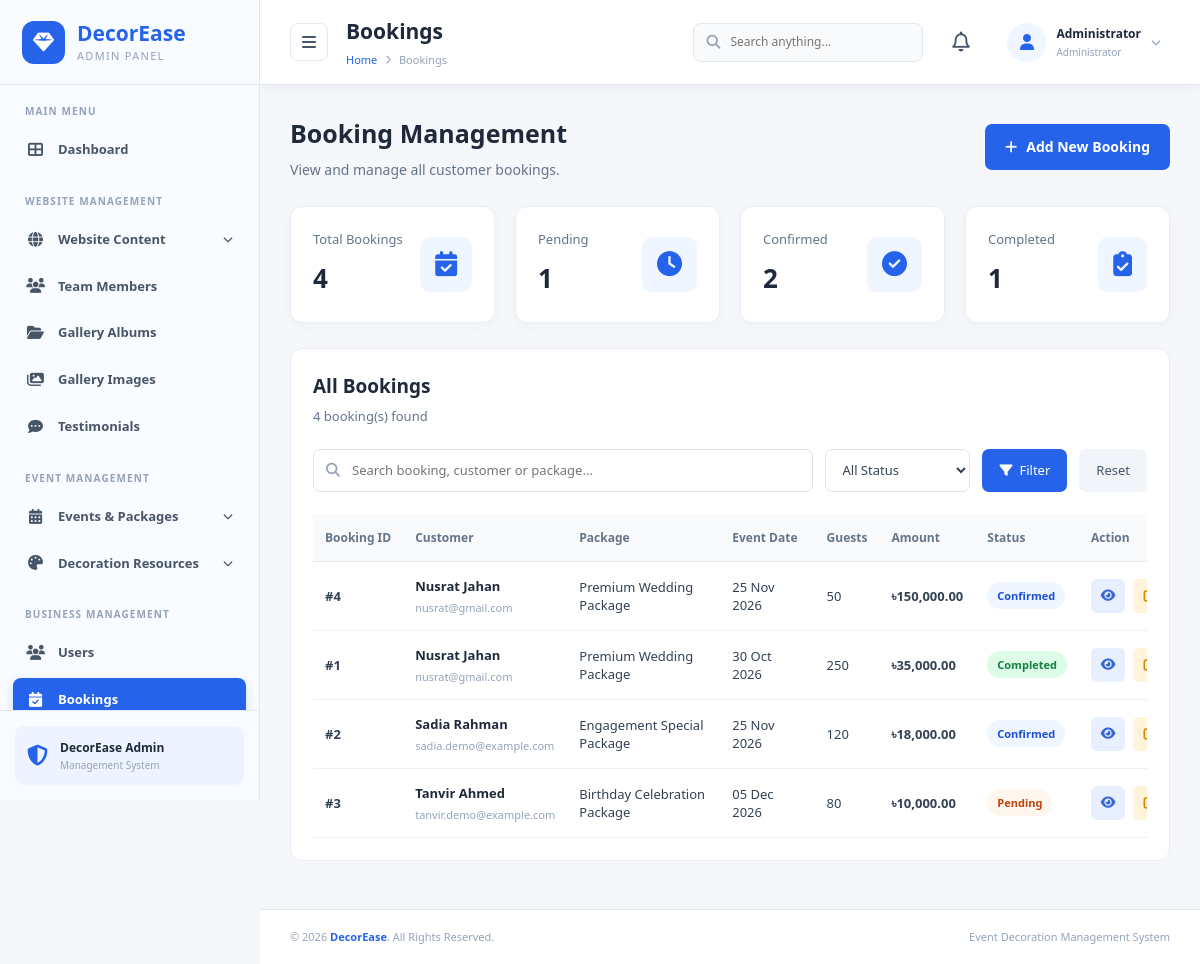
Page /admin/bookings.php on the committed database.
### tables this page shows
CREATE TABLE `bookings` (
  `booking_id` int(10) UNSIGNED NOT NULL,
  `customer_id` int(10) UNSIGNED NOT NULL,
  `package_id` int(10) UNSIGNED DEFAULT NULL,
  `venue_id` int(10) UNSIGNED DEFAULT NULL,
  `package_name_snapshot` varchar(200) NOT NULL,
  `package_price_snapshot` decimal(12,2) NOT NULL DEFAULT 0.00,
  `package_description_snapshot` text DEFAULT NULL,
  `event_date` date NOT NULL,
  `start_time` time NOT NULL,
  `end_time` time NOT NULL,
  `guest_count` int(10) UNSIGNED NOT NULL,
  `status` enum('pending','quoted','confirmed','in_progress','completed','cancelled') NOT NULL DEFAULT 'pending',
  `quoted_total` decimal(12,2) DEFAULT NULL,
  `event_location` text DEFAULT NULL,
  `special_request` text DEFAULT NULL,
  `created_at` timestamp NOT NULL DEFAULT current_timestamp(),
  `updated_at` timestamp NOT NULL DEFAULT current_timestamp() ON UPDATE current_timestamp()
);

CREATE TABLE `users` (
  `user_id` int(10) UNSIGNED NOT NULL,
  `full_name` varchar(150) NOT NULL,
  `email` varchar(191) NOT NULL,
  `password_hash` varchar(255) NOT NULL,
  `phone` varchar(30) DEFAULT NULL,
  `role` enum('admin','customer','employee') NOT NULL DEFAULT 'customer',
  `status` enum('active','inactive','suspended') NOT NULL DEFAULT 'active',
  `created_at` timestamp NOT NULL DEFAULT current_timestamp(),
  `updated_at` timestamp NOT NULL DEFAULT current_timestamp() ON UPDATE current_timestamp()
);

### admin/bookings.php (the view, shortened to what this page needs)
<?php
include_once '../db.php';
$search = trim($_GET['search'] ?? '');
$sql = "
    SELECT
        b.booking_id,
        b.package_name_snapshot,
        b.package_price_snapshot,
        b.event_date,
        b.start_time,
        b.guest_count,
        b.status,
        b.created_at,
        u.full_name AS customer_name,
        u.email AS customer_email,
        u.phone AS customer_phone
    FROM bookings b
    LEFT JOIN customers c
        ON b.customer_id = c.customer_id
    LEFT JOIN users u
        ON c.user_id = u.user_id
    WHERE 1=1
";
$sql .= " ORDER BY b.created_at DESC";
$stmt = $conn->prepare($sql);
$stmt->execute();
$result = $stmt->get_result();
$statusCounts = [];
$countResult = $conn->query("
    SELECT status, COUNT(*) AS total
    FROM bookings
    GROUP BY status
");
if ($countResult) {
    while ($row = $countResult->fetch_assoc()) {
        $statusCounts[$row['status']] = (int)$row['total'];
    }
}
function bookingStatusClass($status) {
    return match ($status) {
        'pending' => 'status-pending',
        'quoted' => 'status-quoted',
        'confirmed' => 'status-confirmed',
        'in_progress' => 'status-progress',
        'completed' => 'status-completed',
        'cancelled' => 'status-cancelled',
        default => 'status-default'
    };
}
function bookingStatusLabel($status) {
    return ucwords(str_replace('_', ' ', $status));
}
?>
<?php include_once 'includes/sidebar.php'; ?>
<head>
    <link rel="stylesheet"
          href="https://cdnjs.cloudflare.com/ajax/libs/font-awesome/6.5.2/css/all.min.css">
</head>
<div class="main-content">
    <?php include_once 'includes/header.php'; ?>
    <main class="dashboard-content">
        <div class="page-heading booking-heading">
            <div>
                <h2>Booking Management</h2>
                <p>View and manage all customer bookings.</p>
            </div>
            <a href="booking_form.php" class="booking-add-btn">
                <i class="fas fa-plus"></i>
                Add New Booking
            </a>
        </div>
        <div class="booking-summary">
            <div class="booking-summary-card">
                <div>
                    <span>Total Bookings</span>
                    <h3><?php echo array_sum($statusCounts); ?></h3>
                </div>
                <i class="fas fa-calendar-check"></i>
            </div>
            <div class="booking-summary-card">
                <div>
                    <span>Pending</span>
                    <h3><?php echo $statusCounts['pending'] ?? 0; ?></h3>
                </div>
                <i class="fas fa-clock"></i>
            </div>
            <div class="booking-summary-card">
                <div>
                    <span>Confirmed</span>
                    <h3><?php echo $statusCounts['confirmed'] ?? 0; ?></h3>
                </div>
                <i class="fas fa-check-circle"></i>
            </div>
            <div class="booking-summary-card">
                <div>
                    <span>Completed</span>
                    <h3><?php echo $statusCounts['completed'] ?? 0; ?></h3>
                </div>
                <i class="fas fa-clipboard-check"></i>
            </div>
        </div>
        <div class="booking-panel">
            <div class="booking-panel-header">
                <div>
                    <h3>All Bookings</h3>
                    <p>
                        <?php echo $result->num_rows; ?> booking(s) found
                    </p>
                </div>
            </div>
            <form method="GET" class="booking-filter-form">
                <div class="booking-search">
                    <i class="fas fa-search"></i>
                    <input
                        type="text"
                        name="search"
                        placeholder="Search booking, customer or package..."
                        value="<?php echo htmlspecialchars($search); ?>"
                    >
                </div>
                <select name="status">
                    <option value="">All Status</option>
                </select>
                <button type="submit" class="booking-filter-btn">
                    <i class="fas fa-filter"></i>
                    Filter
                </button>
                <a href="bookings.php" class="booking-reset-btn">
                    Reset
                </a>
            </form>
            <div class="booking-table-wrapper">
                <table class="booking-table">
                    <thead>
                        <tr>
                            <th>Booking ID</th>
                            <th>Customer</th>
                            <th>Package</th>
                            <th>Event Date</th>
                            <th>Guests</th>
                            <th>Amount</th>
                            <th>Status</th>
                            <th>Action</th>
                        </tr>
                    </thead>
                    <tbody>
                    <?php if ($result && $result->num_rows > 0): ?>
                        <?php while ($booking = $result->fetch_assoc()): ?>
                            <tr>
                                <td>
                                    <strong>
                                        #<?php echo (int)$booking['booking_id']; ?>
                                    </strong>
                                </td>
                                <td>
                                    <div class="booking-customer">
                                        <strong>
                                            <?php
                                            echo htmlspecialchars(
                                                $booking['customer_name'] ?? 'Unknown'
                                            );
                                            ?>
                                        </strong>
                                        <small>
                                            <?php
                                            echo htmlspecialchars(
                                                $booking['customer_email'] ?? ''
                                            );
                                            ?>
                                        </small>
                                    </div>
                                </td>
                                <td>
                                    <?php
                                    echo htmlspecialchars(
                                        $booking['package_name_snapshot'] ?? 'N/A'
                                    );
                                    ?>
                                </td>
                                <td>
                                    <?php
                                    echo $booking['event_date']
                                        ? date('d M Y', strtotime($booking['event_date']))
                                        : 'N/A';
                                    ?>
                                </td>
                                <td>
                                    <?php echo (int)$booking['guest_count']; ?>
                                </td>
                                <td>
                                    <strong>
                                        ৳<?php
                                        echo number_format(
                                            (float)$booking['package_price_snapshot'],
                                            2
                                        );
                                        ?>
                                    </strong>
                                </td>
                                <td>
                                    <span class="booking-status <?php
                                        echo bookingStatusClass($booking['status']);
                                    ?>">
                                        <?php
                                        echo bookingStatusLabel($booking['status']);
                                        ?>
                                    </span>
                                </td>
                                <td>
                                    <div class="booking-action-group">
                                        <a
                                            href="booking_details.php?id=<?php echo (int)$booking['booking_id']; ?>"
                                            class="booking-view-btn"
                                            title="View Details"
                                        >
                                            <i class="fas fa-eye"></i>
                                        </a>
                                        <a
                                            href="booking_form.php?id=<?php echo (int)$booking['booking_id']; ?>"
                                            class="booking-edit-btn"
                                            title="Edit Booking"
                                        >
                                            <i class="fas fa-edit"></i>
                                        </a>
                                    </div>
                                </td>
                            </tr>
                        <?php endwhile; ?>
                    <?php endif; ?>
                    </tbody>
                </table>
            </div>
        </div>
    </main>
    <?php include_once 'includes/footer.php'; ?>
</div>

### rows in the picture
bookings: booking_id "4", users.full_name "Nusrat Jahan", users.email "nusrat@gmail.com", package_name_snapshot "Premium Wedding Package", event_date "25 Nov 2026", guest_count "50", package_price_snapshot "150,000.00", status "Confirmed"
bookings: booking_id "1", users.full_name "Nusrat Jahan", users.email "nusrat@gmail.com", package_name_snapshot "Premium Wedding Package", event_date "30 Oct 2026", guest_count "250", package_price_snapshot "35,000.00", status "Completed"
bookings: booking_id "2", users.full_name "Sadia Rahman", users.email "sadia.demo@example.com", package_name_snapshot "Engagement Special Package", event_date "25 Nov 2026", guest_count "120", package_price_snapshot "18,000.00", status "Confirmed"
bookings: booking_id "3", users.full_name "Tanvir Ahmed", users.email "tanvir.demo@example.com", package_name_snapshot "Birthday Celebration Package", event_date "05 Dec 2026", guest_count "80", package_price_snapshot "10,000.00", status "Pending"

### other values in the picture
$pageTitle "Bookings"
$adminName "Administrator"
array_sum($statusCounts) "4"
$statusCounts['pending'] "1"
$statusCounts['confirmed'] "2"
$statusCounts['completed'] "1"
$result->num_rows "4"
